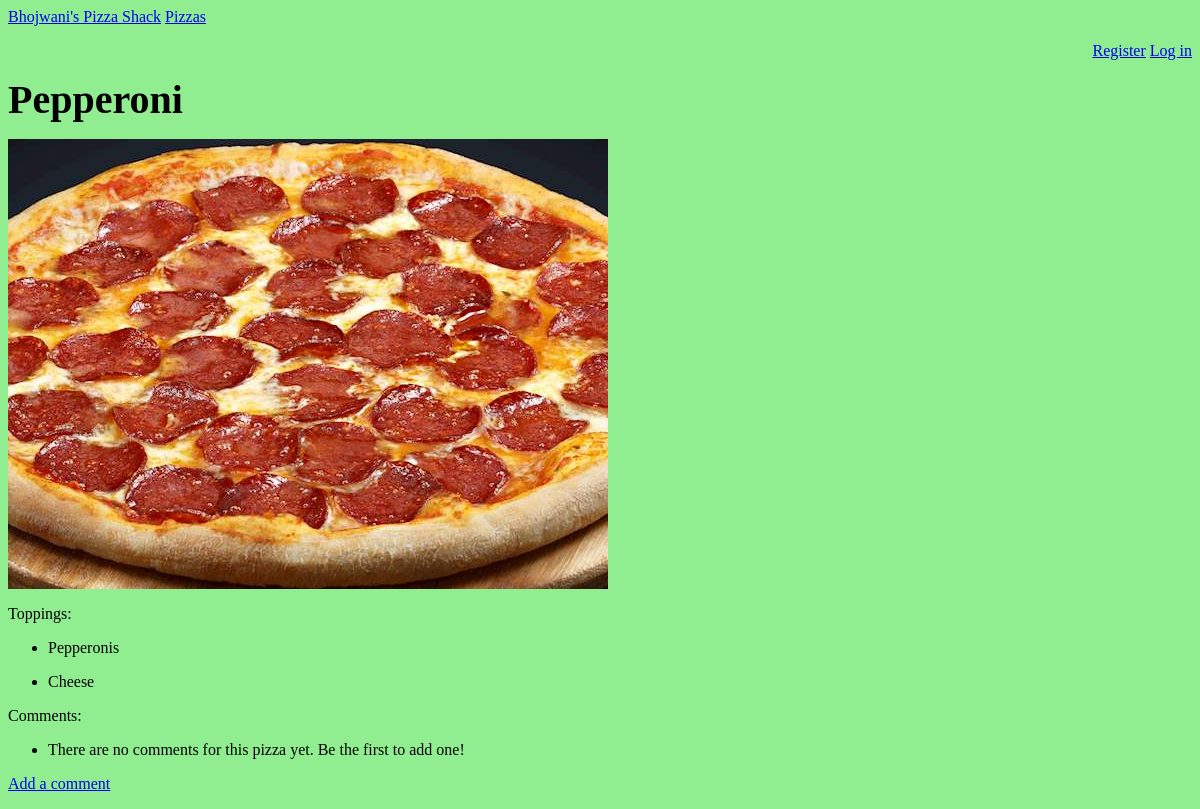
The page /pizzas/2/ on the database as committed earlier.
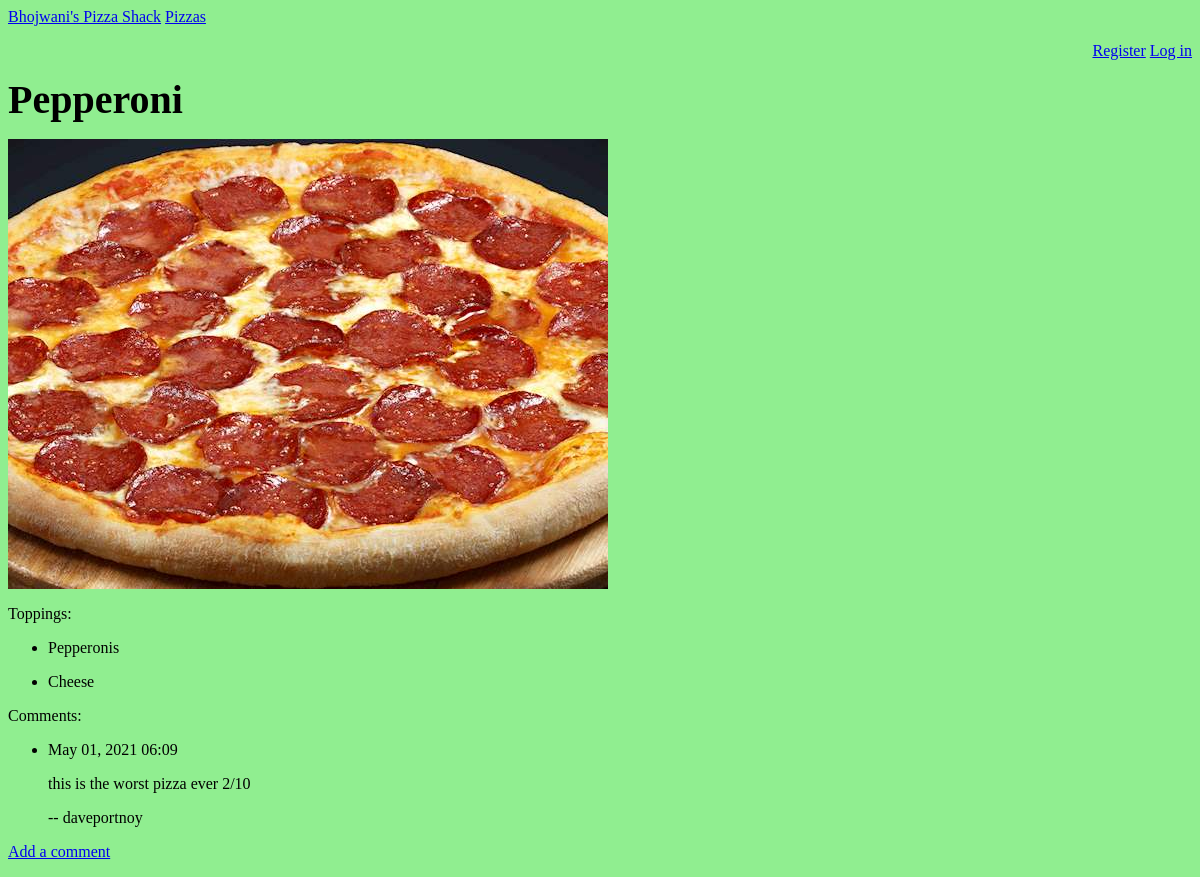
The same page on the database as committed later.
### MainApp/models.py (models this page shows, shortened)
class Pizza(models.Model):
    name = models.CharField(max_length=200)
    date_added = models.DateTimeField(auto_now_add=True)
    image = models.ImageField(upload_to="images", blank=True)
    def __str__(self):
        return self.name

class Topping(models.Model):
    pizza = models.ForeignKey(Pizza, on_delete=models.CASCADE)
    name = models.TextField()
    date_added = models.DateTimeField(auto_now_add=True)

class Comment(models.Model):
    pizza = models.ForeignKey(Pizza, on_delete=models.CASCADE)
    username = models.ForeignKey(User, related_name="details", on_delete=models.CASCADE)
    text = models.CharField(max_length=200)
    date_added = models.DateTimeField(auto_now_add=True, blank=True)

### MainApp/views.py (the view)
# urls.py: path("pizzas/<int:pizza_id>/", views.pizza, name="pizza"),
def pizza(request, pizza_id):
    pizza = Pizza.objects.get(id=pizza_id)
    toppings = pizza.topping_set.order_by("-date_added")
    comments = pizza.comment_set.order_by("-date_added")
    context = {"pizza": pizza, "toppings": toppings, "comments": comments}
    return render(request, "MainApp/pizza.html", context)

### MainApp/templates/MainApp/pizza.html (shortened to what this page needs)
{% extends "MainApp/base.html" %}
{% block content %}
<b style='font-size:40px'>{{ pizza }}</b>
<img src="{{ pizza.image.url }}" />
<p>Toppings: </p>
<ul>
    {% for topping in toppings %}
    <li>
        <p>{{ topping.name|linebreaks }}</p>
    </li>
    {% empty %}
    <li>There are no toppings for this pizza yet. </li>
    {% endfor %}
</ul>
<p>Comments: </p>
<ul>
    {% for comment in comments %}
    <li>
        <p>{{ comment.date_added|date:'M d, Y H:i' }}</p>
        <p>{{ comment.text|linebreaks }} -- {{ comment.username }}</p>
    </li>
    {% empty %}
    <li>There are no comments for this pizza yet. Be the first to add one!</li>
    {% endfor %}
</ul>
<p>
    <a href="{% url 'MainApp:new_comment' pizza.id %}">Add a comment</a>
</p>
{% endblock content %}

### MainApp/templates/MainApp/base.html
<body style='background-color:lightgreen;'>
    <p>
        <a href='{% url "MainApp:index" %}'>Bhojwani's Pizza Shack</a>
        <a href='{% url "MainApp:pizzas" %}'>Pizzas</a>
    <DIV align='right'>
        {% if user.is_authenticated %}
        Hello, {{ user.username }}.
        <a href="{% url 'users:logout' %}">Log out</a>
        {% else %}
        <a href="{% url 'users:register' %}">Register</a>
        <a href="{% url 'users:login' %}">Log in</a>
        {% endif %}
    </DIV>
    </p>
    {% block content %}
    {% endblock content %}
</body>

Rows that differ between the two databases and show on the page:
added Comment: date_added "May 01, 2021 06:09", text "this is the worst pizza ever 2/10", username "daveportnoy"
Other text that changed with them:
text no longer shown: "There are no comments for this pizza yet. Be the first to add one!"
